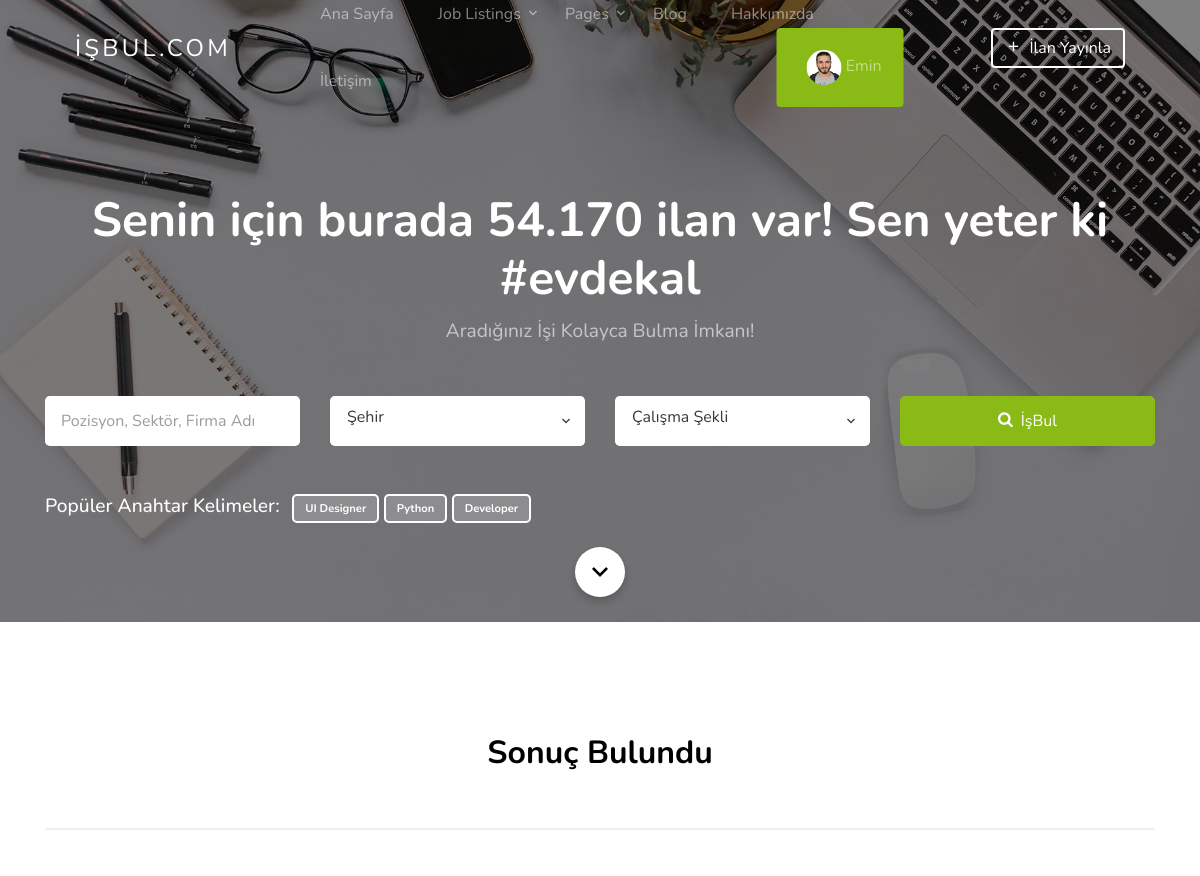
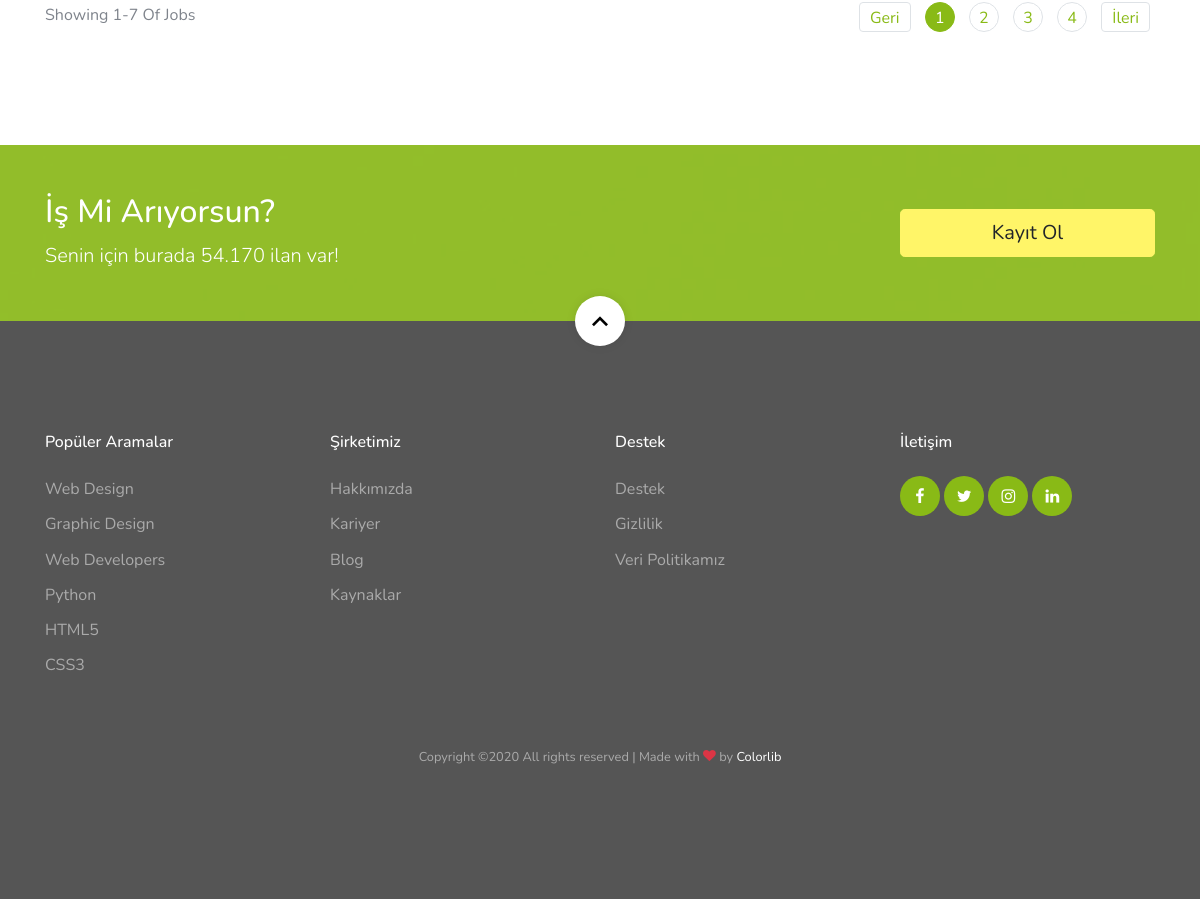
Page /home/job-listings.html (signed in) on the committed database (2 pictures, top to bottom).
### home/models.py (models this page shows, shortened)
class Setting(models.Model):
    STATUS = (
        ('True', 'Evet'),
        ('False', 'Hayır'),
    )
    companyname = models.CharField(blank=True, max_length=20)
    title = models.CharField(max_length=150)
    keywords = models.CharField(max_length=255)
    trendingkey1 = models.CharField(blank=True, max_length=25)
    trendingkey2 = models.CharField(blank=True, max_length=25)
    trendingkey3 = models.CharField(blank=True, max_length=25)
    adaysayisi = models.CharField(blank=True, max_length=5)
    paylasilanissayisi = models.CharField(blank=True, max_length=5)
    yerlestirileniscisayisi = models.CharField(blank=True, max_length=5)
    sirketsayisi = models.CharField(blank=True, max_length=5)
    calisanSayisi = models.CharField(blank=True, max_length=5)
    ofisSayisi = models.CharField(blank=True, max_length=5)
    ozgecmisSayisi = models.CharField(blank=True, max_length=20)
    uyeSirketSayisi = models.CharField(blank=True, max_length=10)
    description = models.CharField(max_length=255)
    company = models.CharField(max_length=50)
    address = RichTextUploadingField()
    phone = models.CharField(blank=True, max_length=15)
    fax = models.CharField(blank=True, max_length=15)
    email = models.CharField(blank=True, max_length=50)
    smtpserver = models.CharField(blank=True, max_length=20)
    smtpemail = models.CharField(blank=True, max_length=20)
    smtppassword = models.CharField(blank=True, max_length=10)
    smtpport = models.CharField(blank=True, max_length=5)
    icon = models.ImageField(blank=True, upload_to='images/')
    facebook = models.CharField(blank=True, max_length=50)
    instagram = models.CharField(blank=True, max_length=50)
    twitter = models.CharField(blank=True, max_length=50)
    linkedin = models.CharField(blank=True, max_length=50)
    aboutus = models.TextField()
    contact = models.TextField(blank=True)
    references = models.TextField()
    create_at = models.DateTimeField(auto_now_add=True)
    update_at = models.DateTimeField(auto_now=True)
    highlight_index = models.CharField(blank=True, max_length=30)
    highlight_about = models.CharField(blank=True, max_length=30)
    highlight_blog = models.CharField(blank=True, max_length=30)
    highlight_blogSingle = models.CharField(blank=True, max_length=30)
    highlight_contact = models.CharField(blank=True, max_length=30)
    highlight_faq = models.CharField(blank=True, max_length=30)
    highlight_gallery = models.CharField(blank=True, max_length=30)
    highlight_jobListings = models.CharField(blank=True, max_length=30)
    highlight_jobSingle = models.CharField(blank=True, max_length=30)
    highlight_portfolio = models.CharField(blank=True, max_length=30)
    highlight_login = models.CharField(blank=True, max_length=30)
    highlight_portfolioSingle = models.CharField(blank=True, max_length=30)
    highlight_postJob = models.CharField(blank=True, max_length=30)
    highlight_serviceSingle = models.CharField(blank=True, max_length=30)
    highlight_services = models.CharField(blank=True, max_length=30)
    highlight_testimonials = models.CharField(blank=True, max_length=30)

### home/views.py (the view)
# urls.py: path('job-listings.html', views.job_listings, name='job-listings'),
def job_listings(request):
    setting = Setting.objects.get(pk=1)
    setting.highlight_jobListings = "nav-link active"
    context = {'setting': setting}
    return render(request, 'job-listings.html', context)

### home/templates/job-listings.html
{% extends "homebase.html" %}
{% block search %} {% include "section-search-small.html" %} {% endblock %}
{% block body %} {% include "content-job-listings.html" %} {% endblock %}
{% block lookingForAJob %} {% include "section-looking-for-a-job.html" %} {% endblock %}

### home/templates/header.html (shortened to what this page needs)
{% load static %}
{% load thumbnail %}
<div class="site-wrap">
    <header class="site-navbar mt-3">
      <div class="container-fluid">
        <div class="row align-items-center">
          <div class="site-logo col-6"><a href="/">{{ setting.companyname }}</a></div>
          <nav class="mx-auto site-navigation">
            <ul class="site-menu js-clone-nav d-none d-xl-block ml-0 pl-0">
              <li><a href="/" class="{{ setting.highlight_index }}">Ana Sayfa</a></li>
              <li class="has-children">
                <a href="/job-listings.html">Job Listings</a>
              </li>
              <li class="has-children">
                <a href="/services.html">Pages</a>
              </li>
              <li><a href="/blog.html" class="{{ setting.highlight_blog }}">Blog</a></li>
              <li><a href="/about.html" class="{{ setting.highlight_about }}">Hakkımızda</a></li>
              <li><a href="/contact.html" class="{{ setting.highlight_contact }}">İletişim</a></li>
            </ul>
          </nav>
          <div class="right-cta-menu text-right d-flex aligin-items-center col-6">
            <div class="ml-auto">
                {% if user.id is not None %}
                    <nav class="ml-auto site-navigation ">
                    <ul class="site-menu js-clone-nav d-none d-xl-block ml-0 pl-0">
                    <li class="has-children">
                        <a href="#" class="btn btn-primary border-width-2 d-none d-lg-inline-block" >
                            {% thumbnail user.userprofile.image "35x35" crop="center" as im %}
                                <img style="border-radius: 50%;" src="{{ im.url }}" width="35" height="35">
                            {% endthumbnail %}
                            {{ user.first_name }}
                        </a>
                    </li>
                    </ul>
                    </nav>
                {% else %}
                    <a href="/login" class="btn btn-primary border-width-2 d-none d-lg-inline-block"><span class="mr-2 icon-lock_outline"></span>Giriş Yap</a>
                {% endif %}
            {% if user.id is not None %}
                <a href="/post-job.html" class="btn btn-outline-white border-width-2 d-none d-lg-inline-block"><span class="mr-2 icon-add"></span>İlan Yayınla</a>
            {% else %}
                <a href="/login" class="btn btn-outline-white border-width-2 d-none d-lg-inline-block"><span class="mr-2 icon-add"></span>İlan Yayınla</a>
            {% endif %}
            </div>
          </div>
        </div>
      </div>
    </header>

### home/templates/section-search-small.html (shortened to what this page needs)
{% load static %}
<section class="section-hero home-section overlay inner-page bg-image" style="background-image: url({% static 'images/hero_1.jpg' %});" id="home-section">
      <div class="container">
        <div class="row align-items-center justify-content-center">
          <div class="col-md-12">
            <div class="mb-5 text-center">
              <h1 class="text-white font-weight-bold">{{ setting.description }}</h1>
              <p>{{ setting.keywords }}</p>
            </div>
            <form action="/search/" method="post" class="search-jobs-form">
              <div class="row mb-5">
                <div class="col-12 col-sm-6 col-md-6 col-lg-3 mb-4 mb-lg-0">
                  <input id="auto_query" name="query" type="text" class="form-control form-control-lg" placeholder="Pozisyon, Sektör, Firma Adı">
                </div>
                <div class="col-12 col-sm-6 col-md-6 col-lg-3 mb-4 mb-lg-0">
                </div>
                <div class="col-12 col-sm-6 col-md-6 col-lg-3 mb-4 mb-lg-0">
                </div>
                <div class="col-12 col-sm-6 col-md-6 col-lg-3 mb-4 mb-lg-0">
                  <button type="submit" class="btn btn-primary btn-lg btn-block text-white btn-search"><span class="icon-search icon mr-2"></span>İşBul</button>
                </div>
              </div>
              <div class="row">
                <div class="col-md-12 popular-keywords">
                  <h3>Popüler Anahtar Kelimeler:</h3>
                  <ul class="keywords list-unstyled m-0 p-0">
                    <li><a href="#" class="">{{ setting.trendingkey1 }}</a></li>
                    <li><a href="#" class="">{{ setting.trendingkey2 }}</a></li>
                    <li><a href="#" class="">{{ setting.trendingkey3 }}</a></li>
                  </ul>
                </div>
              </div>
            </form>
          </div>
        </div>
      </div>
      <a href="#next" class="scroll-button smoothscroll">
        <span class=" icon-keyboard_arrow_down"></span>
      </a>
    </section>

### rows in the picture
Setting: companyname "İŞBUL.COM", description "Senin için burada 54.170 ilan var! Sen yeter ki #evdekal", keywords "Aradığınız İşi Kolayca Bulma İmkanı!", trendingkey1 "UI Designer", trendingkey2 "Python", trendingkey3 "Developer"

### other values in the picture
{{ user.first_name }} "Emin"
